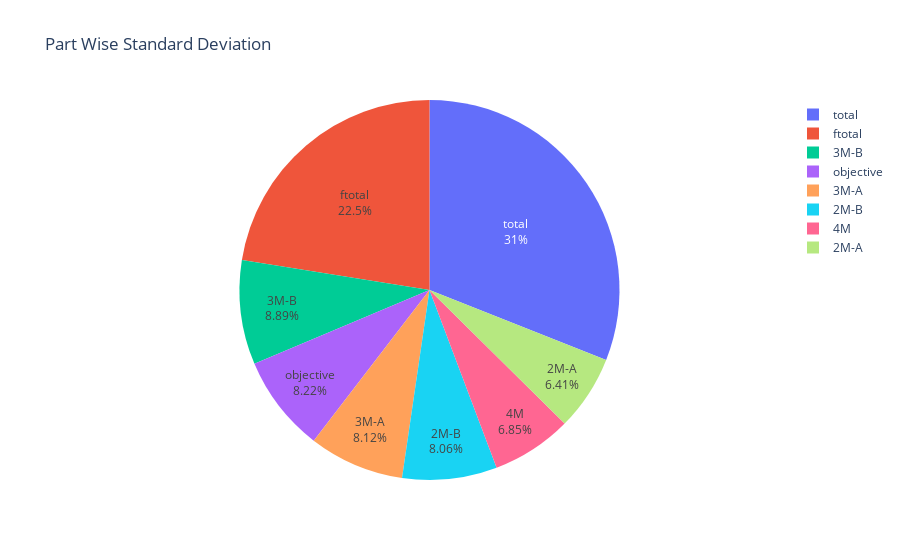

The notebook cell this image was saved under:
### Code cell
fig = px.pie(std_df, values='Std', names='Part', title='Part Wise Standard Deviation')
fig.update_traces(textposition='inside', textinfo='percent+label')
fig.show()

### Figure 1 — Plotly figure (JSON) as saved in the notebook; plotly's stock layout.template omitted (floating-point values rounded to 4 significant figures)
{"data": [{"domain": {"x": [0, 1], "y": [0, 1]}, "hovertemplate": "Part=%{label}<br>Std=%{value}<extra></extra>", "labels": ["2M-A", "4M", "2M-B", "3M-A", "objective", "3M-B", "ftotal", "total"], "legendgroup": "", "name": "", "showlegend": true, "textinfo": "percent+label", "textposition": "inside", "type": "pie", "values": [1.434, 1.533, 1.803, 1.817, 1.84, 1.99, 5.029, 6.94]}], "layout": {"legend": {"tracegroupgap": 0}, "title": {"text": "Part Wise Standard Deviation"}}}
